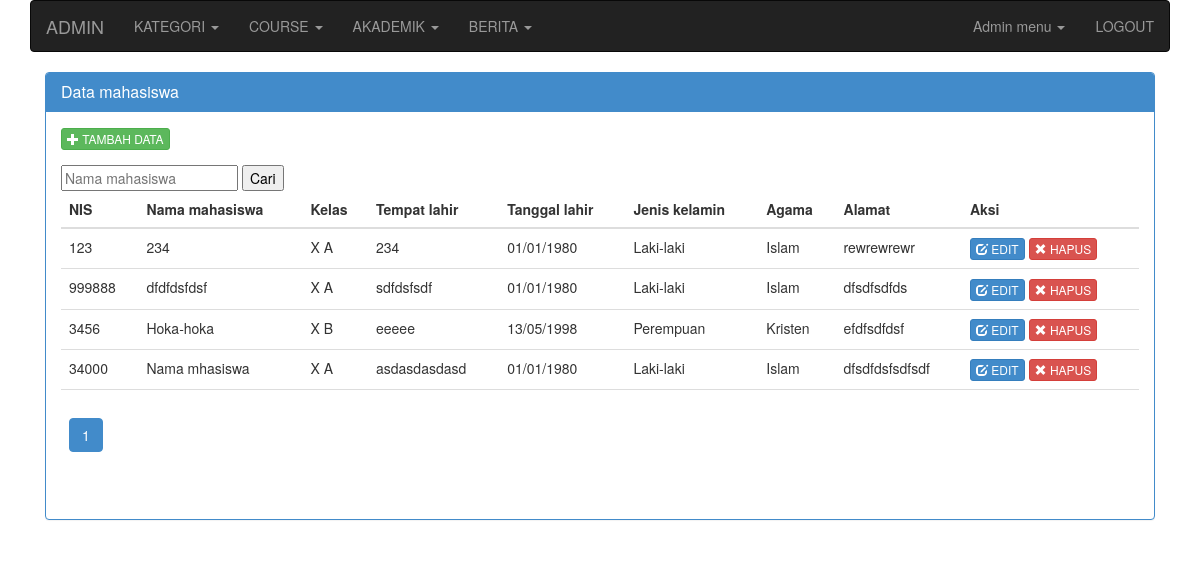
Before: /admin.php?mod=mahasiswa (signed in) with the older database file.
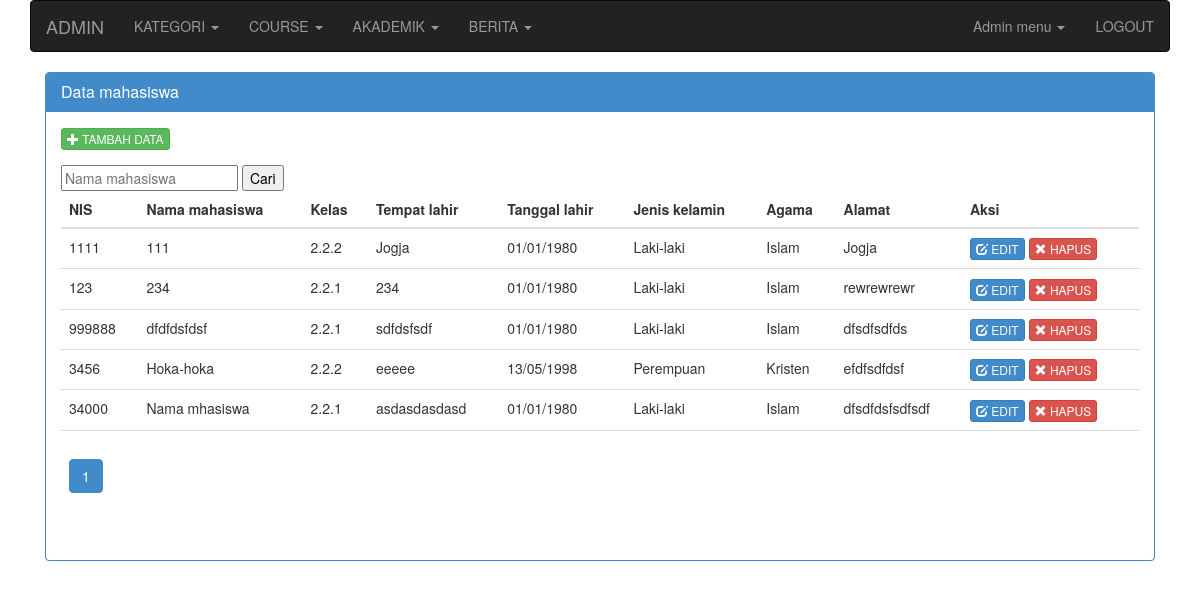
After: the same page with the newer database file.
### tables this page shows
CREATE TABLE `mahasiswa` (
  `mahasiswa_id` int(11) unsigned NOT NULL AUTO_INCREMENT,
  `mahasiswa_nis` int(11) DEFAULT NULL,
  `mahasiswa_nama` varchar(255) DEFAULT NULL,
  `mahasiswa_kelas_id` int(11) DEFAULT NULL,
  `mahasiswa_jk` tinyint(2) DEFAULT NULL,
  `mahasiswa_alamat` varchar(255) DEFAULT NULL,
  `mahasiswa_tempat_lahir` varchar(255) DEFAULT NULL,
  `mahasiswa_tgl_lahir` varchar(20) DEFAULT NULL,
  `mahasiswa_agama` tinyint(2) DEFAULT NULL,
  `mahasiswa_foto` varchar(255) DEFAULT NULL,
  `user_id` int(11) DEFAULT NULL,
  PRIMARY KEY (`mahasiswa_id`)
);

### includes/menu_login.php (called while the page is built)
<?php
$menu[1]['KATEGORI'][] = array('title'=>'Data kategori', 'link' => 'admin.php?mod=kategori');
$menu[1]['KATEGORI'][] = array('title'=>'Tambah kategori', 'link' => 'admin.php?mod=kategori&act=add_kategori');
$menu[1]['COURSE'][] = array('title'=>'Data course', 'link' => 'admin.php?mod=course');
$menu[1]['COURSE'][] = array('title'=>'Tambah course', 'link' => 'admin.php?mod=course&act=add_course');
$menu[1]['AKADEMIK'][] = array('title'=>'Data mahasiswa', 'link' => 'admin.php?mod=mahasiswa');
$menu[1]['AKADEMIK'][] = array('title'=>'Data mata kuliah', 'link' => 'admin.php?mod=matkul&');
$menu[1]['AKADEMIK'][] = array('title'=>'Data kelas', 'link' => 'admin.php?mod=kelas');
$menu[1]['AKADEMIK'][] = array('title'=>'Data dosen', 'link' => 'admin.php?mod=dosen');
$menu[1]['BERITA'][] = array('title'=>'Data berita', 'link' => 'admin.php?mod=berita');
$menu[1]['BERITA'][] = array('title'=>'Tambah berita', 'link' => 'admin.php?mod=berita&act=add_berita');
$menu[2]['KATEGORI'][] = array('title'=>'Data kategori', 'link' => 'admin.php?mod=kategori');
$menu[2]['KATEGORI'][] = array('title'=>'Tambah kategori', 'link' => 'admin.php?mod=kategori&act=add_kategori');
$menu[2]['COURSE'][] = array('title'=>'Data course', 'link' => 'admin.php?mod=course');
$menu[2]['COURSE'][] = array('title'=>'Tambah course', 'link' => 'admin.php?mod=course&act=add_course');
$menu[2]['BERITA'][] = array('title'=>'Data berita', 'link' => 'admin.php?mod=berita');
$menu[2]['BERITA'][] = array('title'=>'Tambah berita', 'link' => 'admin.php?mod=berita&act=add_berita');
?>

### includes/fungsi.db.php (called while the page is built, shortened)
<?php
function NumRows( $query = "" )
{
	$execute = mysql_query($query);
	return mysql_num_rows($execute);
}
function GetAll( $query = "" )
{
	$arr_data = array();
	$execute = mysql_query($query) or die( mysql_error() );
	if( $execute ){
		$num_rows = NumRows($query);
		if( $num_rows > 0 ){
			while($data = mysql_fetch_array($execute)){
				$arr_data[] = $data;
			}
		}
	}
	return $arr_data;
}

### modules/mahasiswa/admin/action_mahasiswa.php (called while the page is built, shortened)
<?php
$jenis_kelamin = array('1' => 'Laki-laki', '2' => 'Perempuan');
$search = "";
$query = "SELECT mahasiswa.*, users.username FROM mahasiswa LEFT JOIN users ON(mahasiswa.user_id=users.user_id)
		  $search ORDER BY mahasiswa_nama ASC";
$paging = new Pagination($query,10);
$result = $paging->Result();
$query_agama = GetAll("SELECT * FROM agama");
$agama = array();
foreach((array)$query_agama as $agm){
	$agama[$agm['agama_id']] = $agm['agama_nama'];
}
$query_kelas = GetAll("SELECT * FROM kelas");
$kelas = array();
foreach((array)$query_kelas as $class){
	$kelas[$class['kelas_id']] = $class['kelas_nama'];
}

### includes/pagination.php (called while the page is built, shortened)
<?php
include_once _ROOT . "includes/pagination.class.php";
class Pagination
{
	var $query;
	var $per_page;
	var $paging;
	function __construct($query = "", $per_page = 10 )
	{
		$this->paging = new Paginator();
		$this->query = $query;
		$this->per_page = $per_page;
		$this->Init();
	}
	function Init()
	{
		if( !empty($this->query) )
		{
			$run = mysql_query( $this->query ) or die( mysql_error() );
			$num_rows = mysql_num_rows($run);
			$this->paging->items_total = $num_rows;
			$this->paging->items_per_page = $this->per_page;
		}
	}
	function Result()
	{
		$result = array();
		$this->paging->paginate();
		$run = mysql_query( $this->query . $this->paging->limit ) or die( mysql_error() );
		while( $row = mysql_fetch_array($run) ){
			$result[] = $row;
		}
		return $result;
	}
}

### includes/pagination.class.php (called while the page is built, shortened)
<?php
class Paginator{
	var $items_per_page;
	var $items_total;
	var $num_pages;
	var $mid_range;
	var $return;
	var $default_ipp;
	var $querystring;
	function Paginator()
	{
		$this->mid_range = 7;
		$this->items_per_page = (!empty($_GET['ipp'])) ? $_GET['ipp']:$this->default_ipp;
	}
	function paginate()
	{
		if(!isset($this->default_ipp)) $this->default_ipp=25;
		if(@$_GET['ipp'] == 'All')
		{
			$this->num_pages = 1;
		}
		else
		{
			$this->num_pages = ceil($this->items_total/$this->items_per_page);
		}
		$this->current_page = (isset($_GET['page'])) ? (int) $_GET['page'] : 1 ;
		$prev_page = $this->current_page-1;
		$next_page = $this->current_page+1;
		if($_GET)
		{
			$args = explode("&",$_SERVER['QUERY_STRING']);
			foreach($args as $arg)
			{
				$keyval = explode("=",$arg);
				if($keyval[0] != "page" And $keyval[0] != "ipp") $this->querystring .= "" . $arg;
			}
		}
		if($this->num_pages > 10)
		{
			$this->return = ($this->current_page > 1 And $this->items_total >= 10) ? "<li><a class=\"paginate\" href=\"$_SERVER[PHP_SELF]?$this->querystring&page=$prev_page&ipp=$this->items_per_page\">&laquo; Previous</a></li>":"<li><span class=\"inactive\" href=\"#\">&laquo; Previous</span></li>";
			$this->start_range = $this->current_page - floor($this->mid_range/2);
			$this->end_range = $this->current_page + floor($this->mid_range/2);
			if($this->start_range <= 0)
			{
				$this->end_range += abs($this->start_range)+1;
				$this->start_range = 1;
			}
			if($this->end_range > $this->num_pages)
			{
				$this->start_range -= $this->end_range-$this->num_pages;
				$this->end_range = $this->num_pages;
			}
			$this->range = range($this->start_range,$this->end_range);
			for($i=1;$i<=$this->num_pages;$i++)
			{
				if($this->range[0] > 2 And $i == $this->range[0]) $this->return .= " ... ";
				if($i==1 Or $i==$this->num_pages Or in_array($i,$this->range))
				{
					$this->return .= ($i == $this->current_page And $_GET['page'] != 'All') ? "<li class=\"active\"><a title=\"Go to page $i of $this->num_pages\" class=\"current\" href=\"#\">$i</a></li>":"<li><a class=\"paginate\" title=\"Go to page $i of $this->num_pages\" href=\"$_SERVER[PHP_SELF]?page=$i&ipp=$this->items_per_page$this->querystring\">$i</a></li>";
				}
				if($this->range[$this->mid_range-1] < $this->num_pages-1 And $i == $this->range[$this->mid_range-1]) $this->return .= " ... ";
			}
			$this->return .= (($this->current_page < $this->num_pages And $this->items_total >= 10) And ($_GET['page'] != 'All') And $this->current_page > 0) ? "<li class=\"active\"><a class=\"paginate\" href=\"$_SERVER[PHP_SELF]?page=$next_page&ipp=$this->items_per_page$this->querystring\">Next &raquo;</a></li>\n":"<li><span class=\"inactive\" href=\"#\">&raquo; Next</span></li>\n";
		}
		else
		{
			for($i=1;$i<=$this->num_pages;$i++)
			{
				$this->return .= ($i == $this->current_page) ? "<li class=\"active\"><a class=\"current\" href=\"#\">$i</a></a> ":"<li><a class=\"paginate\" href=\"$_SERVER[PHP_SELF]?$this->querystring&page=$i&ipp=$this->items_per_page\">$i</a></li>";
			}
		}
		$this->low = ($this->current_page <= 0) ? 0:($this->current_page-1) * $this->items_per_page;
		$this->limit = (@$_GET['ipp'] == 'All') ? "":" LIMIT $this->low,$this->items_per_page";
	}
}

### modules/mahasiswa/admin/mahasiswa.php (the view, shortened to what the changed rows need)
<div class="col-md-12" id="content-container">
<div class="panel panel-primary">
    <div class="panel-body">
            <div class="row clearfix">
            <div class="col-md-12 column" id="post">
            	<div class="table-responsive">
            	<table class="table">
					<thead>
                    	<tr>
                        	<th>NIS</th>
                            <th>Nama mahasiswa</th>
                            <th>Kelas</th>
                            <th>Tempat lahir</th>
                            <th>Tanggal lahir</th>
                            <th>Jenis kelamin</th>
                            <th>Agama</th>
                            <th>Alamat</th>
                            <th>Aksi</th>
                        </tr>
                    </thead>
                    <tbody>
						<?php
                        if( $num_rows > 0 )
                        {
                            foreach($result as $row)
                            {
                         ?>
                         		<tr>
                                	<td><?=$row['mahasiswa_nis']?></td>
                                    <td><?=$row['mahasiswa_nama']?></td>
                                    <td><?=$kelas[$row['mahasiswa_kelas_id']]?></td>
                                    <td><?=$row['mahasiswa_tempat_lahir']?></td>
                                    <td><?=tgl_indonesia($row['mahasiswa_tgl_lahir'])?></td>
                                    <td><?=$jenis_kelamin[$row['mahasiswa_jk']]?></td>
                                    <td><?=$agama[$row['mahasiswa_agama']]?></td>
                                    <td><?=$row['mahasiswa_alamat']?></td>
                                    <td>
										<?=link_edit("admin.php?mod=mahasiswa&act=edit_mahasiswa&id=".$row['mahasiswa_id'])?>
                                        <?=link_hapus("admin.php?mod=mahasiswa&delete=yes&id=".$row['mahasiswa_id'])?>
                                    </td>
                                </tr>
                       <?php
                            }
                        }else{
						?>
                        	<tr>
                            	<td colspan="9" align="center"><em>Tidak ada data</em></td>
                            </tr>
                        <?php
						}
                        ?>
                    </tbody>
            	</table>
            	</div>
            </div>
            </div>
    </div>
</div>
</div>

### includes/admin_header.php (shortened to what the changed rows need)
<!doctype html>
<html>
<head>
<link rel="stylesheet" type="text/css" href="<?=_ASSET_URL?>css/bootstrap.min.css" />
<link rel="stylesheet" type="text/css" href="<?=_ASSET_URL?>css/admin_style.css" />
<link rel="stylesheet" type="text/css" href="<?=_ASSET_URL?>jquery.treeview/jquery.treeview.css" />
</head>
<body>
<div class="container">
	<div class="row clearfix">
		<div class="col-md-12 column">
			<nav class="navbar navbar-default navbar-inverse" role="navigation">
				<div class="collapse navbar-collapse" id="bs-example-navbar-collapse-1">
					<ul class="nav navbar-nav">
                    <?php
					$r_menu = $menu[$_SESSION['_login']['grup_id']];
					foreach((array)$r_menu as $title=>$menu )
					{
					?>
                    	<li class="dropdown">
							 <a href="#" class="dropdown-toggle" data-toggle="dropdown"><?=$title?>
                             <strong class="caret"></strong></a>
						</li>
                    <?php
					}
                    ?>
					</ul>
				</div>
			</nav>
			<div class="row clearfix">
				<div class="col-md-12 column">

### includes/fungsi.web.php (shortened to what the changed rows need)
<?php
function link_edit($url, $attr = "" )
{
	$str = "<a href=\"$url\" class=\"btn btn-primary btn-xs\" $attr>
			<i class=\"glyphicon glyphicon-edit\"></i> EDIT</a>";
	return $str;
}
function link_hapus($url, $attr = "" )
{
	$confirm = " onclick=\"return confirm('Apakah Anda yakin akan menghapus data ini?');\"";
	$str = "<a href=\"$url\" class=\"btn btn-danger btn-xs\" $confirm $attr>
			<i class=\"glyphicon glyphicon-remove\"></i> HAPUS</a>";
	return $str;
}
function tgl_indonesia($tgl)
{
	$tanggal = substr($tgl,8,2);
	$bulan = substr($tgl,5,2);
	$tahun = substr($tgl,0,4);
	$jam = substr($tgl,11,8);
	return "$tanggal/$bulan/$tahun $jam";
}

Changed rows visible on the page:
added mahasiswa: mahasiswa_nis "1111", mahasiswa_nama "111", mahasiswa_kelas "2.2.2", mahasiswa_tempat_lahir "Jogja", mahasiswa_tgl_lahir "01/01/1980", mahasiswa_jk "Laki-laki", mahasiswa_agama "Islam", mahasiswa_alamat "Jogja"
computed for mahasiswa "rewrewrewr": mahasiswa_kelas "X A" → "2.2.1"
computed for mahasiswa "dfdfdsfdsf": mahasiswa_kelas "X A" → "2.2.1"
computed for mahasiswa "Hoka-hoka": mahasiswa_kelas "X B" → "2.2.2"
computed for mahasiswa "Nama mhasiswa": mahasiswa_kelas "X A" → "2.2.1"
